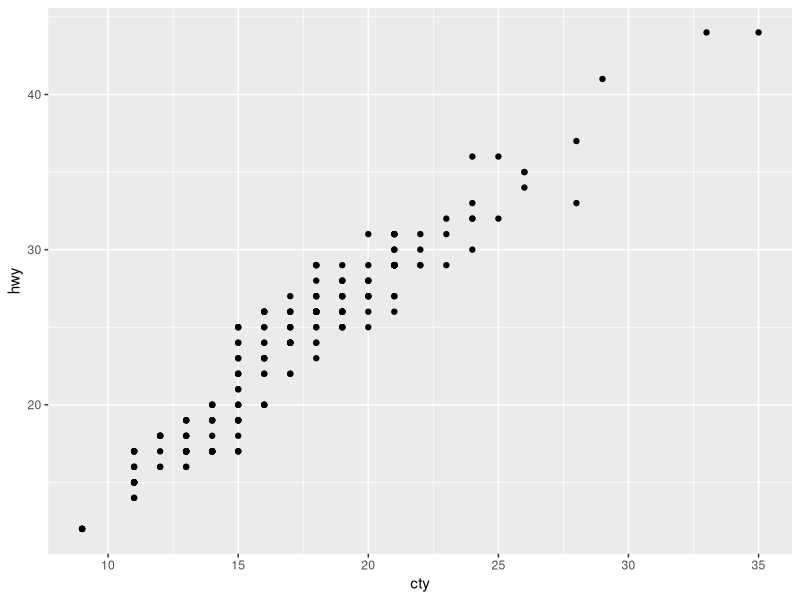
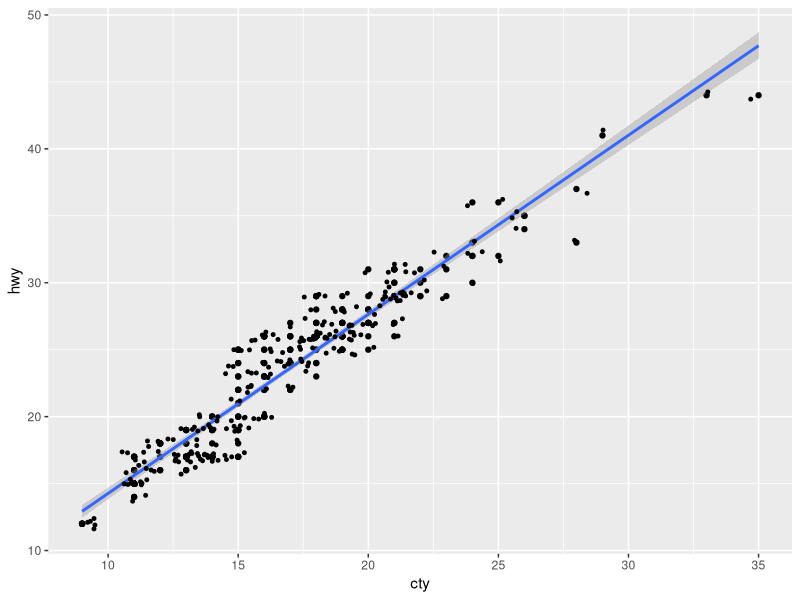
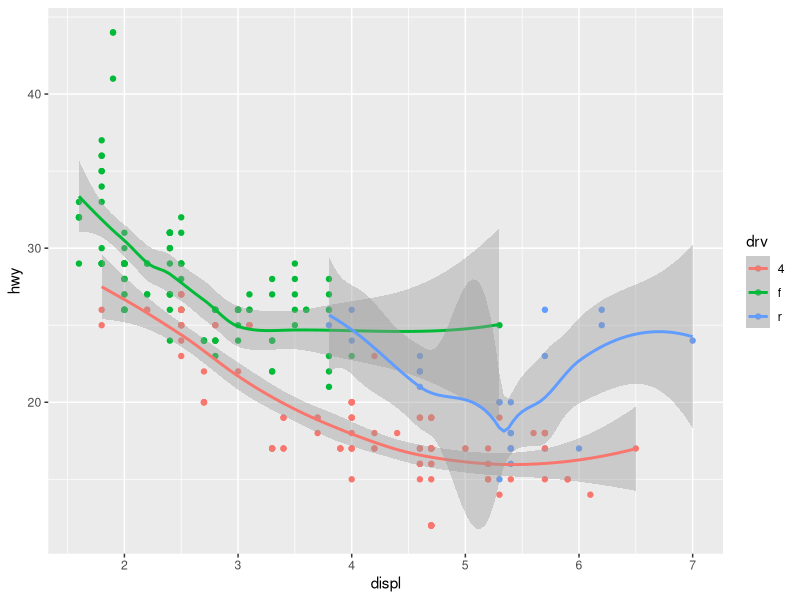
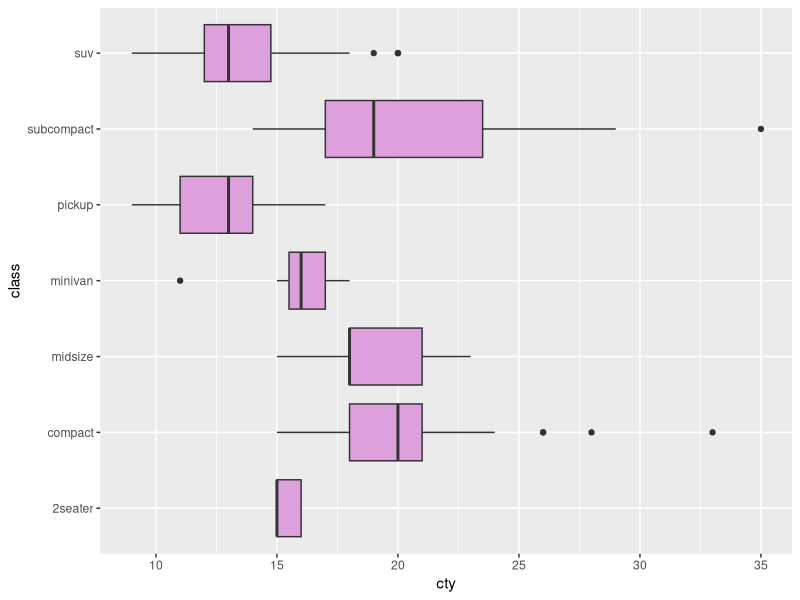
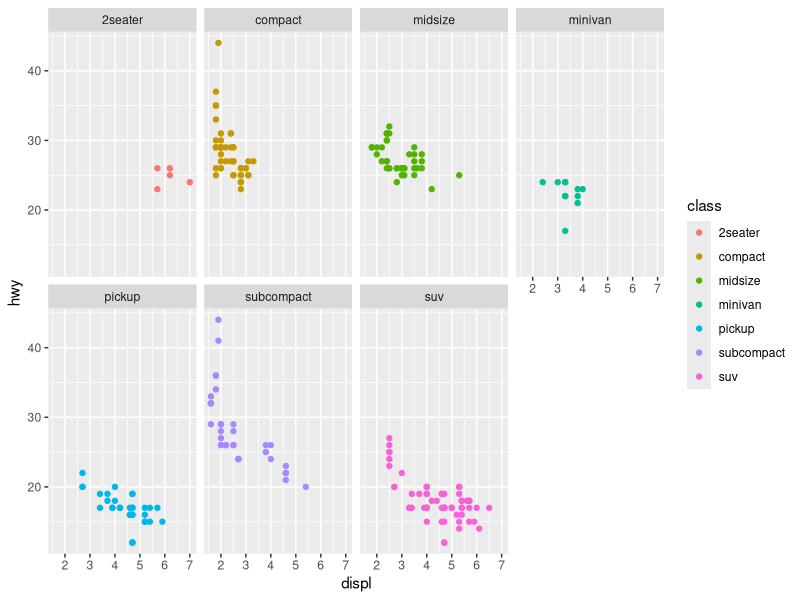
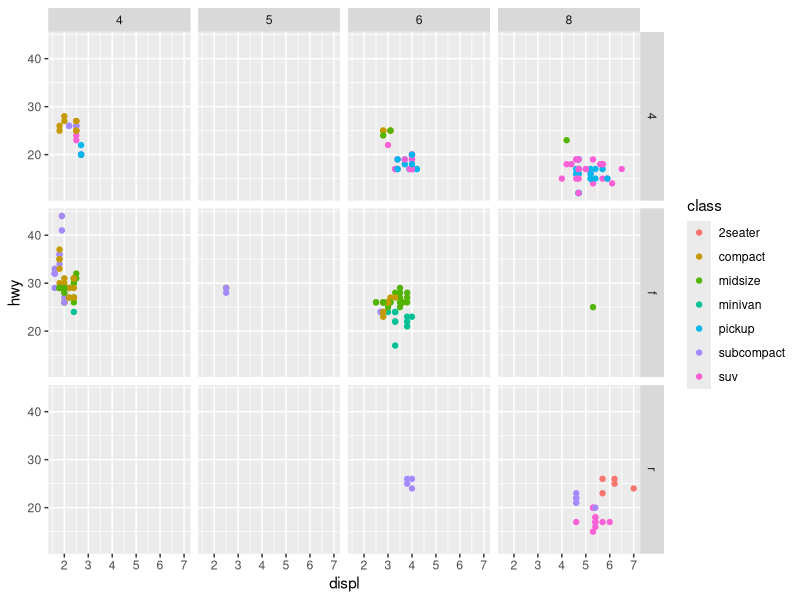
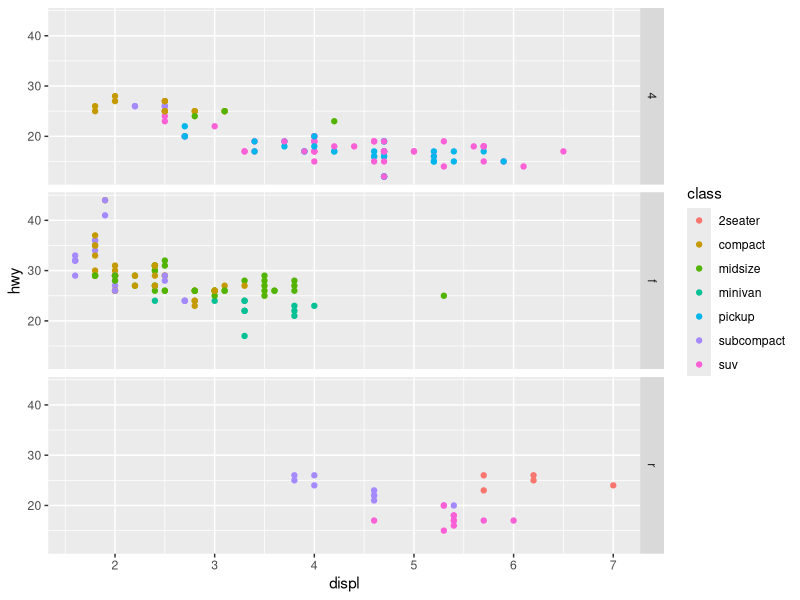
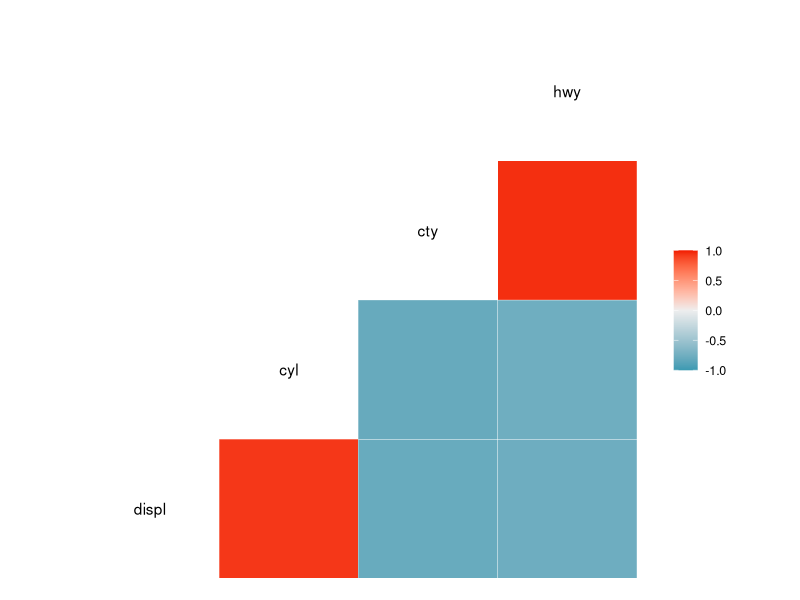

The R source for these figures, in order:
library(ggplot2)
library(dplyr)
library(tidyr)

data(mpg)

x11()
ggplot(data=mpg, mapping = aes(x = cty, y=hwy)) + geom_point()

x11()
ggplot(data = mpg, mapping = aes(x=cty, y = hwy)) + geom_point()+ geom_smooth(method = "lm") + geom_jitter(width=0.5 , size = 1)

x11()
ggplot(data = mpg, mapping = aes(x=displ, y=hwy, color=drv)) + geom_point() + geom_smooth()

x11()
ggplot(data=mpg, mapping = aes(x=cty, y=class)) + geom_boxplot(fill="plum")

x11()
ggplot(data = mpg) + geom_point(mapping = aes(x=displ, y=hwy, color=class)) + facet_wrap(~ class, nrow=2)

x11()
ggplot(data = mpg) + geom_point(mapping = aes(x=displ, y=hwy, color=class)) + facet_grid(drv ~ cyl)

x11()
ggplot(data = mpg) + geom_point(mapping = aes(x=displ, y=hwy, color=class)) + facet_grid(drv ~.)


#Correlaciones
library(GGally)
varNum <- c('displ', 'cyl', 'cty', 'hwy')
#Grafico de correlacion
x11()
ggcorr(mpg[,varNum])
x11()

#Grafico de correlacion de datos con etiquetas de valores
ggcorr(mpg[,varNum],
       nbreaks = 6,
       label = TRUE,
       label_size = 5,
       color = 'grey50')


print(varNum)
dataAutosNum <- mpg[,varNum]
View(dataAutosNum)

x11()
ggpairs(dataAutosNum, columns = varNum, title = "Análisis de correlacion", 
        upper = list(continuous = wrap("cor", size=3)),
        lower = list(continuous = wrap("smooth", alpha=0.3, size=0.3)))



######## CRAMER´s #########################

cramersS <- function(X,Y) {
  freqIndx <- table(X)
  freqIndy <- table(Y)
  freqObsxy <- table(Y,X)
  pxy_mat <- freqObsxy
  dimPXY <- dim(pxy_mat)
  freqx_mat <- matrix(freqIndx,
                      nrow = dimPXY[1],
                      nol = length(freqIndx),
                      byrow = TRUE)
  freqx_mat
  freqy_mat <- matrix(freqIndy,
                      nrow = length(freqIndx),
                      nol =  dimPXY[2],
                      byrow = FALSE)
  freqy_mat
  freqx_mat
  
  N <- length(X)
  mxy_mat <- (freqx_mat*freqy_mat)/N
  print("Matriz P ")
  print(pxy_mat)
  print("Matriz M")
  print(mxy_mat)
  Xsquare <- ((pxy_mat-mxy_mat) * (pxy_mat - mxy_mat))/(mxy_mat)
  print("XsquareM")
  print(Xsquare)
  Xsquare <- sum(Xsquare)
  print(Xsquare)
  Rx <- length(freqIndx)
  Ky <- length(freqIndy)
  cramersCoef <- sqrt(Xsquare/(N*(min(Rx-1, Ky-1))))
  print(cramersCoef)
  return(cramersCoef)
}

library(reshape2)
namescategoricas <- c('model', 'year', 'trans', 'drv', 'fl')
